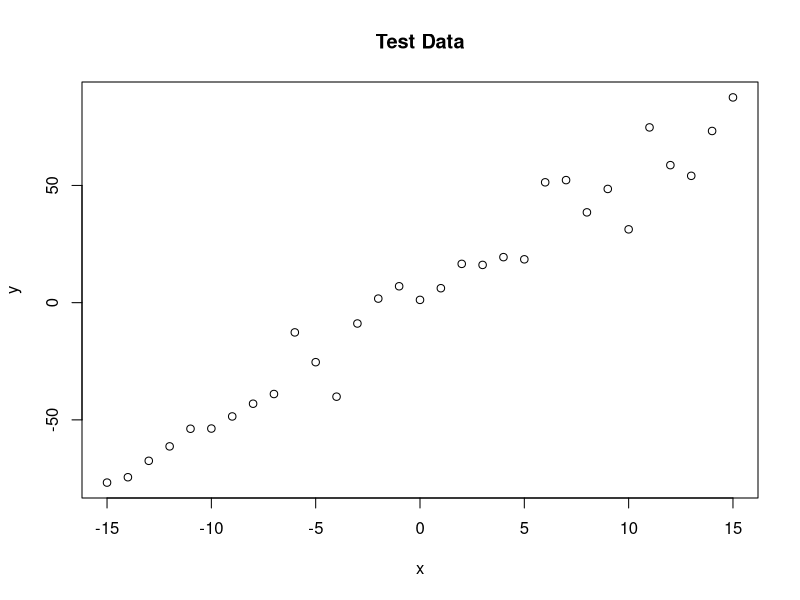
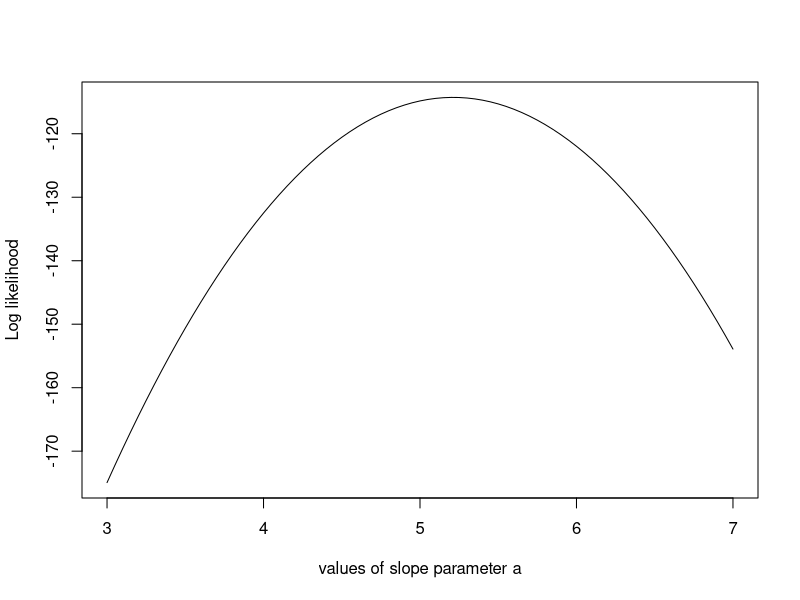
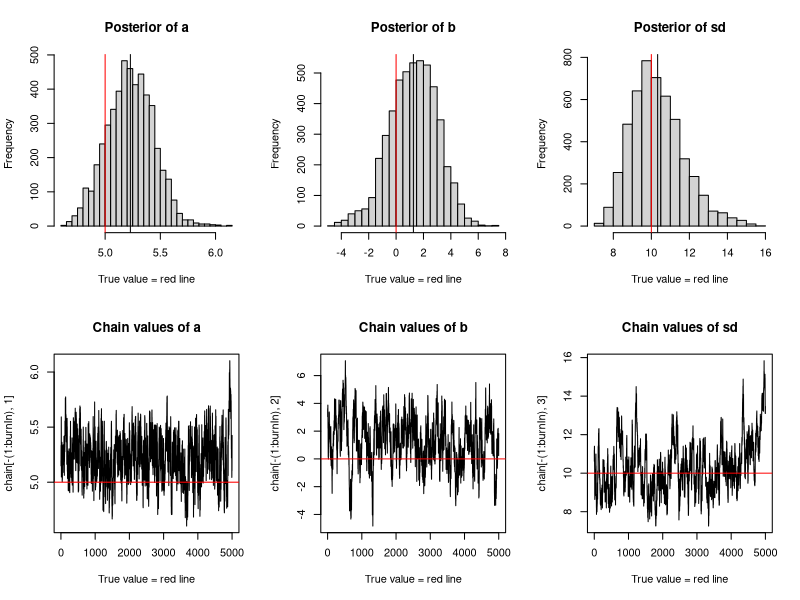

Recreate these plots in R, in order.
# Creating test data

trueA <- 5 # slope
trueB <- 0   # intercept
trueSd <- 10  # standard deviation of error 
sampleSize <- 31  # sample size

# create independent x-values 
x <- (-(sampleSize-1)/2):((sampleSize-1)/2)  # create a vector x
# create dependent values according to ax + b + N(0,sd)
y <-  trueA * x + trueB + rnorm(n=sampleSize,mean=0,sd=trueSd)  # create a vector y 

plot(x,y, main="Test Data") # plot x,y


# Derive the likelihood function from the model

likelihood <- function(param){  # creating a function with a parameter "para"
  a = param[1]  # "a" takes the value of 1st element in vector "para"
  b = param[2]  # "b" takes the value of 2nd element in vector "para"
  sd = param[3]  # "sd" takes the value of 3rd element in vector "para"
  
  pred = a*x + b  # calculate the value of pred
  singlelikelihoods = dnorm(y, mean = pred, sd = sd, log = T)  # calculate the normal density
  sumll = sum(singlelikelihoods)  # sum of "singlelikelihoods"
  return(sumll)    # the function returns the value sumll
}

# Example: plot the likelihood profile of the slope a
slopevalues <- function(x){return(likelihood(c(x, trueB, trueSd)))} # create a function
slopelikelihoods <- lapply(seq(3, 7, by=.05), slopevalues )  # apply the function slopevalues to the corresponding element of vector x=seq(3, 7, by=.05)
plot (seq(3, 7, by=.05), slopelikelihoods , type="l", xlab = "values of slope parameter a", ylab = "Log likelihood")  # plot x,slopelikelihoods


# Defining the prior

# Prior distribution
prior <- function(param){  # creating a function with a parameter "param"
  a = param[1]  # "a" takes the value of 1st element in vector "para"
  b = param[2]  # "b" takes the value of 2nd element in vector "para"
  sd = param[3]  # "sd" takes the value of 3rd element in vector "para"
  aprior = dunif(a, min=0, max=10, log = T)  # aprior=uniform density
  bprior = dnorm(b, sd = 5, log = T)  # bprior=normal density
  sdprior = dunif(sd, min=0, max=30, log = T) # sdprior=uniform density
  return(aprior+bprior+sdprior)  # the function returns the value "aprior"+"bprior"+"sdprior"
}


# The posterior

posterior <- function(param){  # creating a function with a parameter "param"
  return (likelihood(param) + prior(param))  # the function returns the value likelihood(param)+prior(param)
}


# The MCMC

######## Metropolis algorithm ################

proposalfunction <- function(param){  # creating a function with a parameter "param"
  return(rnorm(3,mean = param, sd= c(0.1,0.5,0.3)))  # the function returns the normal random numbers
}

run_metropolis_MCMC <- function(startvalue, iterations){  # creating a function with parameters "startvalue" and "iterations"
  chain = array(dim = c(iterations+1,3))  # create an array
  chain[1,] = startvalue  # first row of "chain" = "startvalue"
  for (i in 1:iterations){  # for loop starting from 1 to "iterations"
    proposal = proposalfunction(chain[i,])  # compute the "proposal" from the function "proposalfunction"
    probab = exp(posterior(proposal) - posterior(chain[i,])) # compute the "probab" from the function "posterior" 
    if (runif(1) < probab){  # if the uniform random number is less than "probab", then (i+1)th row of "chain" = "proposal"
      chain[i+1,] = proposal
    }else{  # if the unifrom random number is greater than or equal to proposal, then the (i+1)th row of "chain" = ith row of "chain"
      chain[i+1,] = chain[i,]
    }
  }
  return(chain)  # the function returns the value "chain"
}

startvalue = c(4,0,10)  # startvalue = (4,0,10)
chain = run_metropolis_MCMC(startvalue, 10000)  # compute the value "chain" from the funtion "run_metropolis_MCMC"

burnIn = 5000  # burnIn = 5000
acceptance = 1-mean(duplicated(chain[-(1:burnIn),]))  # compute acceptance rates


### Summary: #######################

summary.plot <- function(){
  par(mfrow = c(2,3))  # create a matrix of 2x3 plots
  hist(chain[-(1:burnIn),1],nclass=30, , main="Posterior of a", xlab="True value = red line" )  # create a histogram of Posterior of a
  abline(v = mean(chain[-(1:burnIn),1]))  # add a vertical line indicating mean of a
  abline(v = trueA, col="red" )  # add a vertical line indicating trueA
  hist(chain[-(1:burnIn),2],nclass=30, main="Posterior of b", xlab="True value = red line")  # create a histogram of Posterior of b
  abline(v = mean(chain[-(1:burnIn),2]))  # add a vertical line indicating mean of b
  abline(v = trueB, col="red" )  # add a vertical line indicating trueB
  hist(chain[-(1:burnIn),3],nclass=30, main="Posterior of sd", xlab="True value = red line")  # create a histogram of Posterior of sd
  abline(v = mean(chain[-(1:burnIn),3]) )  # add a vertical line
  abline(v = trueSd, col="red" )  # add a vertical line indicating trueSd
  plot(chain[-(1:burnIn),1], type = "l", xlab="True value = red line" , main = "Chain values of a", )  # plot chain values of a 
  abline(h = trueA, col="red" )  # add a horizontal line indicating trueA
  plot(chain[-(1:burnIn),2], type = "l", xlab="True value = red line" , main = "Chain values of b", )  # plot chain values of b
  abline(h = trueB, col="red" )  # add a horizontal line indicating trueB
  plot(chain[-(1:burnIn),3], type = "l", xlab="True value = red line" , main = "Chain values of sd", )  # plot chain values of sd
  abline(h = trueSd, col="red" )  # add a horizontal line indicating trueSd
}

summary.plot()


# for comparison:
summary(lm(y~x))  # summaryies of the results of model fitting